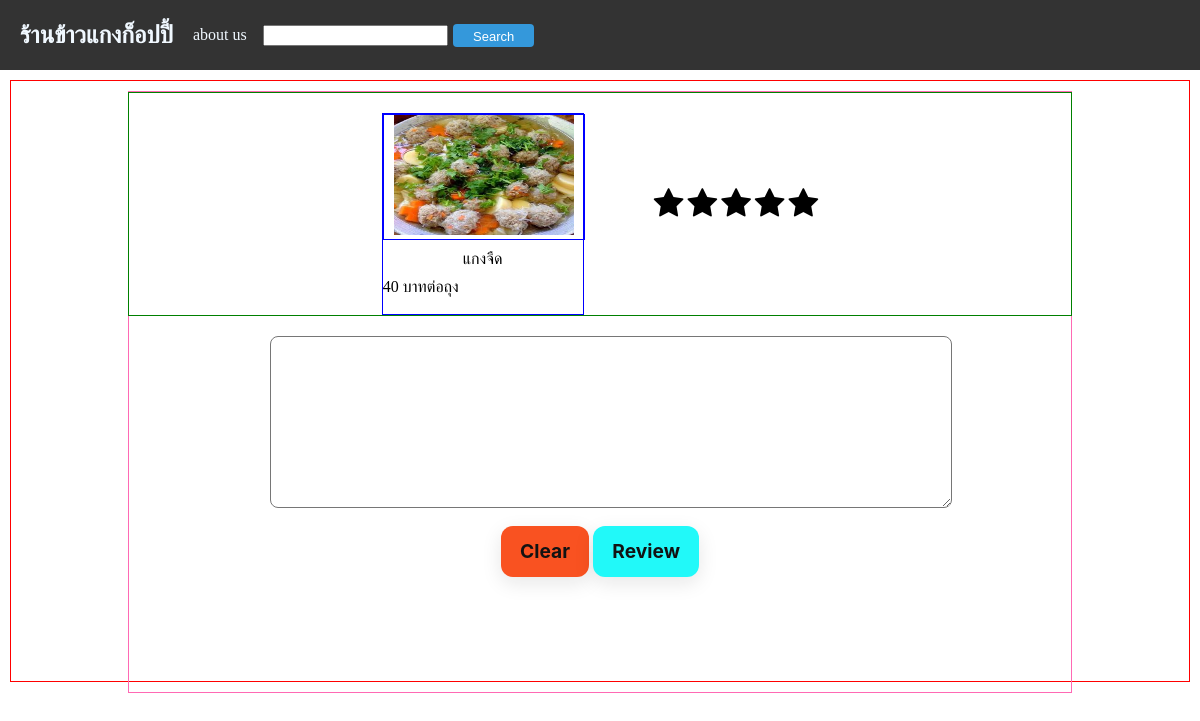
/review/16/, run on the app's committed database.
### app/models.py (models this page shows, shortened)
class Food(models.Model):
    name = models.CharField(max_length=100)
    price = models.IntegerField(default=0)
    unit = models.CharField(max_length=100,default='บาทต่อถุง')
    score = models.FloatField(default=0,blank=True,null=True)
    quantity_review = models.IntegerField(default=0,blank=True,null=True)
    image = models.ImageField(upload_to='media/image/',blank=True,null=True)
    options = models.CharField(max_length=20, choices=(
        ('notchoose', 'ไม่ได้เลือก'),
        ('onsale', 'วางขาย'),
        ('soldout', 'ขายหมดแล้ว'),
    ), default='notchoose')
    def __str__(self) -> str:
        return f'เมนู {self.name} ราคา {self.price} บาท status : {self.options}'

### app/views.py (the view, shortened to what this page needs)
# urls.py: path('review/<int:id>/',reviewfood,name='review'),
def reviewfood(req,id):
    food = Food.objects.get(pk=id)
    print(food)
    if req.method =='GET':
        form = ReviewFood(instance=food)
        print(food.id)
        print(form.instance.id)
    context = {
        'form':form,
        'food':food,
    }
    return render(req,'app/review.html',context)

### app/forms.py
class ReviewFood(forms.ModelForm):
    class Meta:
        model = Reviewfood
        fields ="__all__"

### app/templates/app/review.html (shortened to what this page needs)
<!DOCTYPE html>
<html lang="en">
<head>
    <link rel="stylesheet" href="https://cdnjs.cloudflare.com/ajax/libs/font-awesome/4.7.0/css/font-awesome.min.css">
</head>
<body>
    {% include 'app/navbar.html' %}
    <div class="container">
        <form class="form-review" action="/review/{{form.instance.id}}/" method="post" enctype="multipart/form-data">
            <div class="box-top">
                <div class="listitem">
                    <div class="boxlistfood">
                        {%if food.image %}
                        <div class="image-food">
                            <img src="{{food.image.url}}" alt="food-image">
                        </div>
                        {%endif%}
                        <div>{{food.name}}</div>
                        <div class="detail_food">
                            <div>{{food.price}} {{food.unit}}</div>
                        </div>
                    </div>
                </div>
                <div class="score-review">
                    <span class="fa fa-star" onclick="toggleStars(1)"></span>
                    <span class="fa fa-star" onclick="toggleStars(2)"></span>
                    <span class="fa fa-star" onclick="toggleStars(3)"></span>
                    <span class="fa fa-star" onclick="toggleStars(4)"></span>
                    <span class="fa fa-star" onclick="toggleStars(5)"></span>
                </div>
            </div>
            <div class="text-review">
                <textarea class="textarea" id="review_id" name="review">{{ form.instance.review }}</textarea>
            </div>
            <div class="button-submit">
                <a class="Clear-review" href="/review/{{food.id}}/">Clear</a>
                <input class="review-button" type="submit" value="Review">
            </div>
        </form>
    </div>
</body>
</html>

### app/templates/app/review.html (style rules this page uses)
.container { display: flex; border: 1px solid red; justify-content: center; align-items: start; height: 600px; margin: 10px; }
.form-review { border: 1px solid hotpink; display: flex; flex-direction: column; margin-top: 10px; width: 80%; height: 100%; justify-content: start; align-items: center; }
.box-top { display: flex; border: 1px solid green; width: 100%; justify-content: center; align-items: center; }
.boxlistfood { border: 1px solid blue; margin-top: 20px; margin-right: 50px; width: 200px; height: 200px; }
.boxlistfood div { text-align: center; margin-bottom: 10px; }
.image-food img { height: 120px; width: 90%; }
.detail_food { display: flex; justify-content: space-between; align-items: center; }
.image-food { width: 100% ; border: 1px solid blue; height: auto; margin-top: 0; }
.score-review { margin-left: 20px; }
.fa-star { font-size: 32px; cursor: pointer; }
.text-review { width: 70%; height: 150px; margin-top: 20px; margin-bottom: 40px; }
.textarea { position: relative; border-radius: 0.5rem; width: 100%; height: 100%; padding: 10px; }
.review-button { align-items: center; background-color:#21F9F9; border-radius: 12px; box-shadow: transparent 0 0 0 3px,rgba(18, 18, 18, .1) 0 6px 20px; box-sizing: border-box; color: #121212; cursor: pointer; display: inline-flex; flex: 1 1 auto; font-family: Inter,sans-serif; font-size: 1.2rem; font-weight: 700; justify-content: center; line-height: 1; margin: 0; outline: none; padding: 1rem 1.2rem; text-align: center; text-decoration: none; transition: box-shadow .2s,-webkit-box-shadow .2s; white-space: nowrap; border: 0; user-select: none; -webkit-user-select: none; touch-action: manipulation; }
.Clear-review { align-items: center; background-color: #F95221; border-radius: 12px; box-shadow: transparent 0 0 0 3px,rgba(18, 18, 18, .1) 0 6px 20px; box-sizing: border-box; color: #121212; cursor: pointer; display: inline-flex; flex: 1 1 auto; font-family: Inter,sans-serif; font-size: 1.2rem; font-weight: 700; justify-content: center; line-height: 1; margin: 0; outline: none; padding: 1rem 1.2rem; text-align: center; text-decoration: none; transition: box-shadow .2s,-webkit-box-shadow .2s; white-space: nowrap; border: 0; user-select: none; -webkit-user-select: none; touch-action: manipulation; }

### app/templates/app/navbar.html (style rules this page uses)
body { margin: 0; padding: 0; }

### data on the page
Food: image (picture), name "แกงจืด", price "40", unit "บาทต่อถุง"
